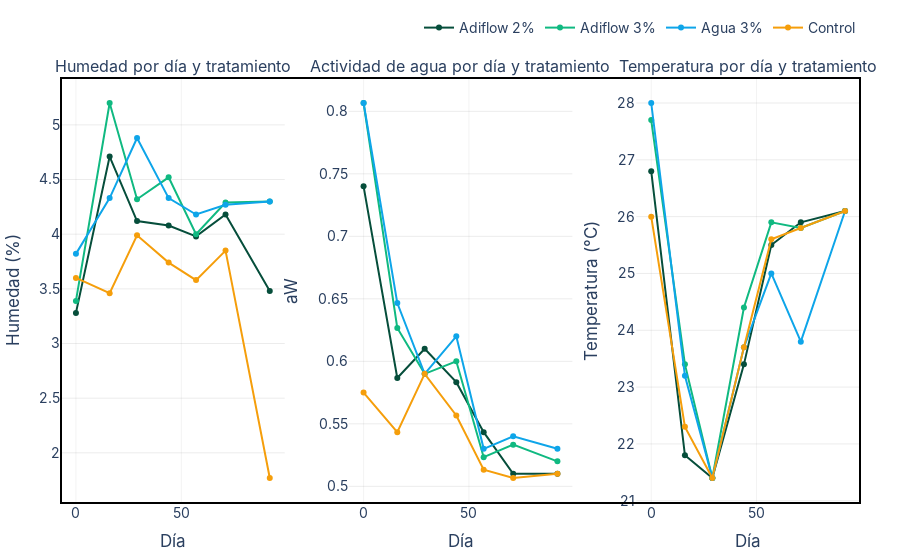

The cell this chart's notebook holds for it:
### Code cell
y_specs = [


    {"y": "Humedad (%)",     "title": "Humedad por día y tratamiento",           "yaxis_title": "Humedad (%)",     "xaxis_title": "Día"},
      {"y": "Aw*",             "title": "Actividad de agua por día y tratamiento", "yaxis_title": "aW",             "xaxis_title": "Día"},
    {"y": "Temperatura (°C)","title": "Temperatura por día y tratamiento",       "yaxis_title": "Temperatura (°C)","xaxis_title": "Día"},
]

# Opcional: tu paleta corporativa (reemplaza por tus HEX)
# palette_demo = {"Tratamiento A":"#0B6E4F", "Tratamiento B":"#10B981", "Tratamiento C":"#64748B"}

fig_panel = lineplot_corporativo_subplots_html(
    df=datos,
    x="Día",
    color="Tratamiento",
    y_specs=y_specs,
    title=None,  # o "Panel 1×3 – Ensayo de tratamientos"
    frame=True,
    include_plotlyjs="cdn",
)
s3.save_plotly_html(fig_panel, "panel_1x3_tratamientos.html")
fig_panel

### Figure 1 — Plotly figure (JSON) as saved in the notebook; plotly's stock layout.template omitted (floating-point values rounded to 4 significant figures)
{"data": [{"hovertemplate": "<b>Tratamiento</b>: Adiflow 2%<br><b>Día</b>: %{x}<br><b>Humedad (%)</b>: %{y:.3f}<extra></extra>", "legendgroup": "Adiflow 2%", "line": {"color": "#064E3B", "width": 2}, "marker": {"size": 6}, "mode": "lines+markers", "name": "Adiflow 2%", "showlegend": true, "type": "scatter", "x": [0, 16, 29, 44, 57, 71, 92], "xaxis": "x", "y": [3.28, 4.71, 4.12, 4.08, 3.98, 4.18, 3.48], "yaxis": "y"}, {"hovertemplate": "<b>Tratamiento</b>: Adiflow 3%<br><b>Día</b>: %{x}<br><b>Humedad (%)</b>: %{y:.3f}<extra></extra>", "legendgroup": "Adiflow 3%", "line": {"color": "#10B981", "width": 2}, "marker": {"size": 6}, "mode": "lines+markers", "name": "Adiflow 3%", "showlegend": true, "type": "scatter", "x": [0, 16, 29, 44, 57, 71, 92], "xaxis": "x", "y": [3.39, 5.2, 4.32, 4.52, 4, 4.29, 4.3], "yaxis": "y"}, {"hovertemplate": "<b>Tratamiento</b>: Agua 3%<br><b>Día</b>: %{x}<br><b>Humedad (%)</b>: %{y:.3f}<extra></extra>", "legendgroup": "Agua 3%", "line": {"color": "#0EA5E9", "width": 2}, "marker": {"size": 6}, "mode": "lines+markers", "name": "Agua 3%", "showlegend": true, "type": "scatter", "x": [0, 16, 29, 44, 57, 71, 92], "xaxis": "x", "y": [3.82, 4.33, 4.88, 4.33, 4.18, 4.27, 4.3], "yaxis": "y"}, {"hovertemplate": "<b>Tratamiento</b>: Control<br><b>Día</b>: %{x}<br><b>Humedad (%)</b>: %{y:.3f}<extra></extra>", "legendgroup": "Control", "line": {"color": "#F59E0B", "width": 2}, "marker": {"size": 6}, "mode": "lines+markers", "name": "Control", "showlegend": true, "type": "scatter", "x": [0, 16, 29, 44, 57, 71, 92], "xaxis": "x", "y": [3.6, 3.46, 3.99, 3.74, 3.58, 3.85, 1.77], "yaxis": "y"}, {"hovertemplate": "<b>Tratamiento</b>: Adiflow 2%<br><b>Día</b>: %{x}<br><b>Aw*</b>: %{y:.3f}<extra></extra>", "legendgroup": "Adiflow 2%", "line": {"color": "#064E3B", "width": 2}, "marker": {"size": 6}, "mode": "lines+markers", "name": "Adiflow 2%", "showlegend": false, "type": "scatter", "x": [0, 16, 29, 44, 57, 71, 92], "xaxis": "x2", "y": [0.74, 0.5867, 0.61, 0.5833, 0.5433, 0.51, 0.51], "yaxis": "y2"}, {"hovertemplate": "<b>Tratamiento</b>: Adiflow 3%<br><b>Día</b>: %{x}<br><b>Aw*</b>: %{y:.3f}<extra></extra>", "legendgroup": "Adiflow 3%", "line": {"color": "#10B981", "width": 2}, "marker": {"size": 6}, "mode": "lines+markers", "name": "Adiflow 3%", "showlegend": false, "type": "scatter", "x": [0, 16, 29, 44, 57, 71, 92], "xaxis": "x2", "y": [0.8067, 0.6267, 0.59, 0.6, 0.5233, 0.5333, 0.52], "yaxis": "y2"}, {"hovertemplate": "<b>Tratamiento</b>: Agua 3%<br><b>Día</b>: %{x}<br><b>Aw*</b>: %{y:.3f}<extra></extra>", "legendgroup": "Agua 3%", "line": {"color": "#0EA5E9", "width": 2}, "marker": {"size": 6}, "mode": "lines+markers", "name": "Agua 3%", "showlegend": false, "type": "scatter", "x": [0, 16, 29, 44, 57, 71, 92], "xaxis": "x2", "y": [0.8067, 0.6467, 0.59, 0.62, 0.53, 0.54, 0.53], "yaxis": "y2"}, {"hovertemplate": "<b>Tratamiento</b>: Control<br><b>Día</b>: %{x}<br><b>Aw*</b>: %{y:.3f}<extra></extra>", "legendgroup": "Control", "line": {"color": "#F59E0B", "width": 2}, "marker": {"size": 6}, "mode": "lines+markers", "name": "Control", "showlegend": false, "type": "scatter", "x": [0, 16, 29, 44, 57, 71, 92], "xaxis": "x2", "y": [0.575, 0.5433, 0.59, 0.5567, 0.5133, 0.5067, 0.51], "yaxis": "y2"}, {"hovertemplate": "<b>Tratamiento</b>: Adiflow 2%<br><b>Día</b>: %{x}<br><b>Temperatura (°C)</b>: %{y:.3f}<extra></extra>", "legendgroup": "Adiflow 2%", "line": {"color": "#064E3B", "width": 2}, "marker": {"size": 6}, "mode": "lines+markers", "name": "Adiflow 2%", "showlegend": false, "type": "scatter", "x": [0, 16, 29, 44, 57, 71, 92], "xaxis": "x3", "y": [26.8, 21.8, 21.4, 23.4, 25.5, 25.9, 26.1], "yaxis": "y3"}, {"hovertemplate": "<b>Tratamiento</b>: Adiflow 3%<br><b>Día</b>: %{x}<br><b>Temperatura (°C)</b>: %{y:.3f}<extra></extra>", "legendgroup": "Adiflow 3%", "line": {"color": "#10B981", "width": 2}, "marker": {"size": 6}, "mode": "lines+markers", "name": "Adiflow 3%", "showlegend": false, "type": "scatter", "x": [0, 16, 29, 44, 57, 71, 92], "xaxis": "x3", "y": [27.7, 23.4, 21.4, 24.4, 25.9, 25.8, 26.1], "yaxis": "y3"}, {"hovertemplate": "<b>Tratamiento</b>: Agua 3%<br><b>Día</b>: %{x}<br><b>Temperatura (°C)</b>: %{y:.3f}<extra></extra>", "legendgroup": "Agua 3%", "line": {"color": "#0EA5E9", "width": 2}, "marker": {"size": 6}, "mode": "lines+markers", "name": "Agua 3%", "showlegend": false, "type": "scatter", "x": [0, 16, 29, 44, 57, 71, 92], "xaxis": "x3", "y": [28, 23.2, 21.4, 23.7, 25, 23.8, 26.1], "yaxis": "y3"}, {"hovertemplate": "<b>Tratamiento</b>: Control<br><b>Día</b>: %{x}<br><b>Temperatura (°C)</b>: %{y:.3f}<extra></extra>", "legendgroup": "Control", "line": {"color": "#F59E0B", "width": 2}, "marker": {"size": 6}, "mode": "lines+markers", "name": "Control", "showlegend": false, "type": "scatter", "x": [0, 16, 29, 44, 57, 71, 92], "xaxis": "x3", "y": [26, 22.3, 21.4, 23.7, 25.6, 25.8, 26.1], "yaxis": "y3"}], "layout": {"annotations": [{"font": {"size": 16}, "showarrow": false, "text": "Humedad por día y tratamiento", "x": 0.14, "xanchor": "center", "xref": "paper", "y": 1, "yanchor": "bottom", "yref": "paper"}, {"font": {"size": 16}, "showarrow": false, "text": "Actividad de agua por día y tratamiento", "x": 0.5, "xanchor": "center", "xref": "paper", "y": 1, "yanchor": "bottom", "yref": "paper"}, {"font": {"size": 16}, "showarrow": false, "text": "Temperatura por día y tratamiento", "x": 0.86, "xanchor": "center", "xref": "paper", "y": 1, "yanchor": "bottom", "yref": "paper"}], "font": {"family": "Inter, Arial, sans-serif", "size": 14}, "legend": {"orientation": "h", "x": 1, "xanchor": "right", "y": 1.08, "yanchor": "bottom"}, "margin": {"b": 50, "l": 60, "r": 40, "t": 60}, "paper_bgcolor": "white", "plot_bgcolor": "white", "shapes": [{"fillcolor": "rgba(0,0,0,0)", "layer": "above", "line": {"color": "black", "width": 2}, "type": "rect", "x0": 0, "x1": 1, "xref": "paper", "y0": 0, "y1": 1, "yref": "paper"}], "title": {}, "xaxis": {"anchor": "y", "domain": [0, 0.28], "gridcolor": "rgba(0,0,0,0.05)", "gridwidth": 1, "showgrid": true, "title": {"text": "Día"}, "zeroline": false}, "xaxis2": {"anchor": "y2", "domain": [0.36, 0.64], "gridcolor": "rgba(0,0,0,0.05)", "gridwidth": 1, "showgrid": true, "title": {"text": "Día"}, "zeroline": false}, "xaxis3": {"anchor": "y3", "domain": [0.72, 1], "gridcolor": "rgba(0,0,0,0.05)", "gridwidth": 1, "showgrid": true, "title": {"text": "Día"}, "zeroline": false}, "yaxis": {"anchor": "x", "domain": [0, 1], "gridcolor": "rgba(0,0,0,0.08)", "gridwidth": 1, "showgrid": true, "title": {"text": "Humedad (%)"}, "zeroline": false}, "yaxis2": {"anchor": "x2", "domain": [0, 1], "gridcolor": "rgba(0,0,0,0.08)", "gridwidth": 1, "showgrid": true, "title": {"text": "aW"}, "zeroline": false}, "yaxis3": {"anchor": "x3", "domain": [0, 1], "gridcolor": "rgba(0,0,0,0.08)", "gridwidth": 1, "showgrid": true, "title": {"text": "Temperatura (°C)"}, "zeroline": false}}}
